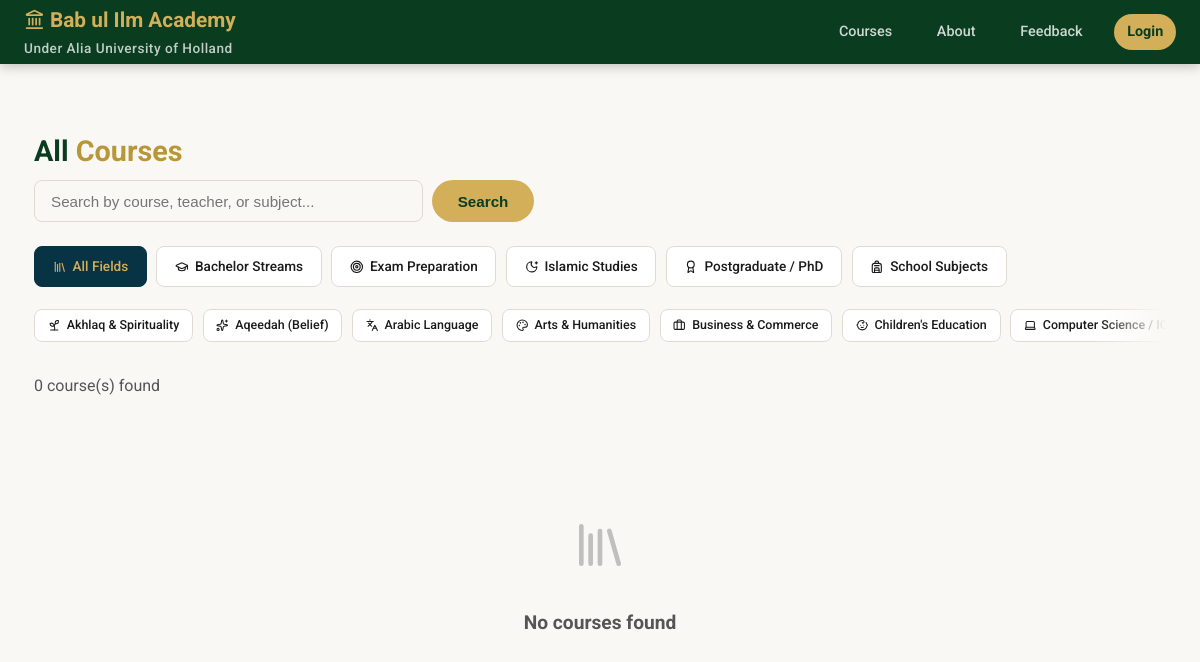
/courses.php, run on the app's committed database.
### tables this page shows
CREATE TABLE IF NOT EXISTS fields_of_study (
    id   INT UNSIGNED AUTO_INCREMENT PRIMARY KEY,
    name VARCHAR(100) NOT NULL,
    icon VARCHAR(30)
);

CREATE TABLE IF NOT EXISTS subjects (
    id                INT UNSIGNED AUTO_INCREMENT PRIMARY KEY,
    field_of_study_id INT UNSIGNED NULL,
    name              VARCHAR(100) NOT NULL,
    icon              VARCHAR(30),
    FOREIGN KEY (field_of_study_id) REFERENCES fields_of_study(id) ON DELETE SET NULL
);

### courses.php (the view, shortened to what this page needs)
<?php
require_once __DIR__ . '/db.php';
$user = auth();
$subjectId = (int) ($_GET['subject'] ?? 0);
$fieldId   = (int) ($_GET['field'] ?? 0);
$q = trim($_GET['q'] ?? '');
$fieldsOfStudy = $pdo->query('SELECT * FROM fields_of_study ORDER BY name')->fetchAll();
$subjects = $pdo->query(
    $fieldId > 0
        ? 'SELECT * FROM subjects WHERE field_of_study_id = ' . (int) $fieldId . ' ORDER BY name'
        : 'SELECT * FROM subjects ORDER BY name'
)->fetchAll();
$courseSelect = "c.*, u.name AS teacher_name, s.name AS subject_name, s.icon AS subject_icon,
            (SELECT COUNT(*) FROM enrollments e WHERE e.course_id = c.id) AS student_count,
            (SELECT COUNT(*) FROM lessons l WHERE l.course_id = c.id) AS lesson_count,
            (SELECT COALESCE(SUM(duration_minutes),0) FROM lessons l WHERE l.course_id = c.id) AS total_minutes,
            (SELECT COUNT(*) FROM course_reviews r WHERE r.course_id = c.id) AS review_count,
            (SELECT COALESCE(AVG(rating),0) FROM course_reviews r WHERE r.course_id = c.id) AS avg_rating";
$sql = "SELECT $courseSelect
        FROM courses c
        JOIN users u ON u.id = c.teacher_id
        LEFT JOIN subjects s ON s.id = c.subject_id
        WHERE c.is_published = 1 AND c.moderation_status = 'approved'";
$params = [];
$sql .= ' ORDER BY c.created_at DESC';
$stmt = $pdo->prepare($sql);
$stmt->execute($params);
$courses = $stmt->fetchAll();
$rankedByStudents = $courses;
usort($rankedByStudents, fn($a, $b) => (int) $b['student_count'] - (int) $a['student_count']);
$bestsellerIds = array_column(array_filter(array_slice($rankedByStudents, 0, 3), fn($c) => (int) $c['student_count'] > 0), 'id');
?>
<!DOCTYPE html>
<html lang="en">
<head>
<link rel="stylesheet" href="style.css">
</head>
<body>
<nav class="navbar">
    <a class="nav-brand" href="index.php"><i data-lucide="landmark" class="lucide-icon"></i> <?= e(SITE_NAME) ?><small><?= e(SITE_AFFILIATION) ?></small></a>
    <div class="nav-links">
        <a href="courses.php">Courses</a>
        <a href="about.php">About</a>
        <a href="feedback.php">Feedback</a>
        <?php if ($user): ?>
            <a href="chat.php">Messages</a>
            <?php if (($user['role'] ?? '') === 'teacher'): ?><a href="add-course.php">+ New Course</a><?php endif; ?>
            <div class="nav-account">
                <button class="nav-account-trigger" type="button" onclick="toggleAccountMenu(event)" aria-label="Account menu">
                    <span class="nav-avatar"><?= e(mb_substr($user['name'], 0, 1)) ?></span>
                    <i data-lucide="chevron-down" class="lucide-icon"></i>
                </button>
                <div class="nav-account-menu">
                    <div class="nav-account-header">
                        <span class="nav-avatar"><?= e(mb_substr($user['name'], 0, 1)) ?></span>
                        <div>
                            <div class="nav-account-name"><?= e($user['name']) ?></div>
                            <div class="nav-account-email"><?= e($user['email']) ?></div>
                        </div>
                    </div>
                    <div class="nav-menu-divider"></div>
                    <a href="dashboard.php"><i data-lucide="layout-dashboard" class="lucide-icon"></i> Dashboard</a>
                    <a href="chat.php"><i data-lucide="message-circle" class="lucide-icon"></i> Messages</a>
                    <?php if (($user['role'] ?? '') === 'teacher'): ?><a href="add-course.php"><i data-lucide="plus" class="lucide-icon"></i> New Course</a><?php endif; ?>
                    <div class="nav-menu-divider"></div>
                    <a href="edit-profile.php"><i data-lucide="user-cog" class="lucide-icon"></i> Edit Profile</a>
                    <?php if (($user['role'] ?? '') === 'admin'): ?><a href="admin.php"><i data-lucide="shield-check" class="lucide-icon"></i> Admin Panel</a><?php endif; ?>
                    <div class="nav-menu-divider"></div>
                    <a href="logout.php"><i data-lucide="log-out" class="lucide-icon"></i> Logout</a>
                </div>
            </div>
        <?php else: ?>
            <a href="login.php" class="nav-btn">Login</a>
        <?php endif; ?>
    </div>
</nav>
<div class="container section">
    <h2 class="section-title">All <span>Courses</span></h2>
    <form method="get" style="display:flex;gap:.6rem;margin-bottom:1.5rem;max-width:500px">
        <input type="text" name="q" class="form-control" placeholder="Search by course, teacher, or subject..." value="<?= e($q) ?>">
        <button type="submit" class="btn btn-primary">Search</button>
    </form>
    <div class="chip-row">
        <a href="courses.php" class="cat-chip <?= ($fieldId === 0 && $subjectId === 0) ? 'active' : '' ?>"><i data-lucide="library" class="lucide-icon"></i> All Fields</a>
        <?php foreach ($fieldsOfStudy as $f): ?>
            <a href="?field=<?= (int) $f['id'] ?>" class="cat-chip <?= $fieldId === (int) $f['id'] ? 'active' : '' ?>"><?= catIcon($f['icon']) ?> <?= e($f['name']) ?></a>
        <?php endforeach; ?>
    </div>
    <?php if ($subjects): ?>
    <div class="chip-row" style="margin-top:-.6rem">
        <?php foreach ($subjects as $s): ?>
            <a href="?<?= $fieldId ? 'field=' . (int) $fieldId . '&' : '' ?>subject=<?= (int) $s['id'] ?>" class="cat-chip <?= $subjectId === (int) $s['id'] ? 'active' : '' ?>" style="font-size:.78rem;padding:.35rem .8rem"><?= catIcon($s['icon']) ?> <?= e($s['name']) ?></a>
        <?php endforeach; ?>
    </div>
    <?php endif; ?>
    <p class="section-sub"><?= count($courses) ?> course(s) found</p>
    <?php if (!$courses): ?>
        <div class="empty-state"><div class="icon"><i data-lucide="library" class="lucide-icon"></i></div><h3>No courses found</h3></div>
    <?php else: ?>
    <div class="grid-3">
        <?php foreach ($courses as $c): ?><?= renderCourseCard($c, $bestsellerIds) ?><?php endforeach; ?>
    </div>
    <?php endif; ?>
</div>
</body>
</html>

### db.php (shortened to what this page needs)
<?php
function e(string $s): string {
    return htmlspecialchars($s, ENT_QUOTES, 'UTF-8');
}
function auth(): ?array {
    if (!isset($_SESSION['user'])) {
        return null;
    }
    return $_SESSION['user'];
}
function catIcon(?string $iconName): string {
    return '<i data-lucide="' . e($iconName ?: 'book-open') . '" class="lucide-icon"></i>';
}
    ?>

### style.css (style rules this page uses)
:root { --teal-deep: #083344; --teal-mid: #0e5272; --teal-light: #1a7a9e; --green-deep: #0a3d1f; --gold: #d4af5a; --gold-dark: #b8973b; --gold-light: #f0d78a; --cream: #faf8f4; --white: #ffffff; --text: #1a1a1a; --text-mid: #555; --text-light: #888; --border: #e0dbd2; --shadow: 0 1px 2px rgba(0,0,0,.30), 0 1px 3px 1px rgba(0,0,0,.15); --shadow-lg: 0 1px 3px rgba(0,0,0,.30), 0 4px 8px 3px rgba(0,0,0,.15); --radius-sm: 8px; --radius: 12px; --radius-lg: 16px; --radius-full: 999px; --transition: .2s cubic-bezier(.4,0,.2,1); }
*, *::before, *::after { box-sizing: border-box; margin: 0; padding: 0; }
body { font-family: 'Roboto', 'Segoe UI', system-ui, sans-serif; background: var(--cream); color: var(--text); line-height: 1.6; }
a { color: var(--teal-mid); text-decoration: none; }
.navbar { background: var(--green-deep); padding: 0 1.5rem; display: flex; align-items: center; justify-content: space-between; height: 64px; position: sticky; top: 0; z-index: 100; box-shadow: 0 2px 12px rgba(0,0,0,.25); }
.nav-brand { font-size: 1.3rem; font-weight: 700; color: var(--gold); }
.nav-brand small { display: block; font-size: .85rem; color: rgba(255,255,255,.75); font-weight: 500; letter-spacing: .5px; }
.nav-links { display: flex; align-items: center; gap: 1.2rem; }
.nav-links a { color: rgba(255,255,255,.8); font-size: .9rem; font-weight: 500; padding: .4rem .8rem; border-radius: 6px; transition: var(--transition); }
.nav-btn { background: var(--gold) !important; color: var(--green-deep) !important; font-weight: 700 !important; border-radius: 20px !important; }
.lucide-icon { width: 1em; height: 1em; stroke: currentColor; stroke-width: 2; vertical-align: -0.125em; flex-shrink: 0; display: inline-block; }
.btn { display: inline-flex; align-items: center; gap: .4rem; padding: .7rem 1.6rem; border-radius: 25px; font-size: .95rem; font-weight: 600; cursor: pointer; border: none; transition: var(--transition); text-decoration: none; }
.btn-primary { background: var(--gold); color: var(--green-deep); }
.container { max-width: 1180px; margin: 0 auto; padding: 0 1.5rem; }
.section { padding-top: 4rem; padding-bottom: 4rem; }
.section-title { font-size: 1.8rem; font-weight: 700; color: var(--green-deep); margin-bottom: .4rem; }
.section-title span { color: var(--gold-dark); }
.section-sub { color: var(--text-mid); margin-bottom: 2.5rem; }
.chip-row { display: flex; gap: .6rem; flex-wrap: nowrap; overflow-x: auto; -webkit-overflow-scrolling: touch; scrollbar-width: none; padding-bottom: .35rem; margin-bottom: 1.6rem; mask-image: linear-gradient(to right, black 0%, black 94%, transparent 100%); -webkit-mask-image: linear-gradient(to right, black 0%, black 94%, transparent 100%); }
.cat-chip { display: inline-flex; align-items: center; gap: .4rem; flex-shrink: 0; padding: .55rem 1.1rem; background: var(--white); border: 1.5px solid var(--border); border-radius: var(--radius-sm); font-size: .85rem; font-weight: 500; cursor: pointer; transition: var(--transition); text-decoration: none; color: var(--text); white-space: nowrap; }
.cat-chip.active { background: var(--teal-deep); color: var(--gold); border-color: var(--teal-deep); }
.form-control { width: 100%; padding: .7rem 1rem; border: 1.5px solid var(--border); border-radius: var(--radius-sm); font-size: .95rem; color: var(--text); background: var(--cream); outline: none; transition: var(--transition); }
.empty-state { text-align: center; padding: 4rem 1rem; color: var(--text-light); }
.empty-state .icon { font-size: 3.5rem; margin-bottom: 1rem; opacity: .5; }
.empty-state h3 { font-size: 1.2rem; color: var(--text-mid); margin-bottom: .5rem; }
.nav-brand { min-width: 0; overflow: hidden; text-overflow: ellipsis; white-space: nowrap; }

### data on the page
fields_of_study: name "Bachelor Streams"
fields_of_study: name "Exam Preparation"
fields_of_study: name "Islamic Studies"
fields_of_study: name "Postgraduate / PhD"
fields_of_study: name "School Subjects"
subjects: name "Akhlaq & Spirituality"
subjects: name "Aqeedah (Belief)"
subjects: name "Arabic Language"
subjects: name "Arts & Humanities"
subjects: name "Business & Commerce"
subjects: name "Children's Education"
subjects: name "Computer Science /…"

### other printed values
SITE_NAME "Bab ul Ilm Academy"
SITE_AFFILIATION "Under Alia University of Holland"
count($courses) "0"
